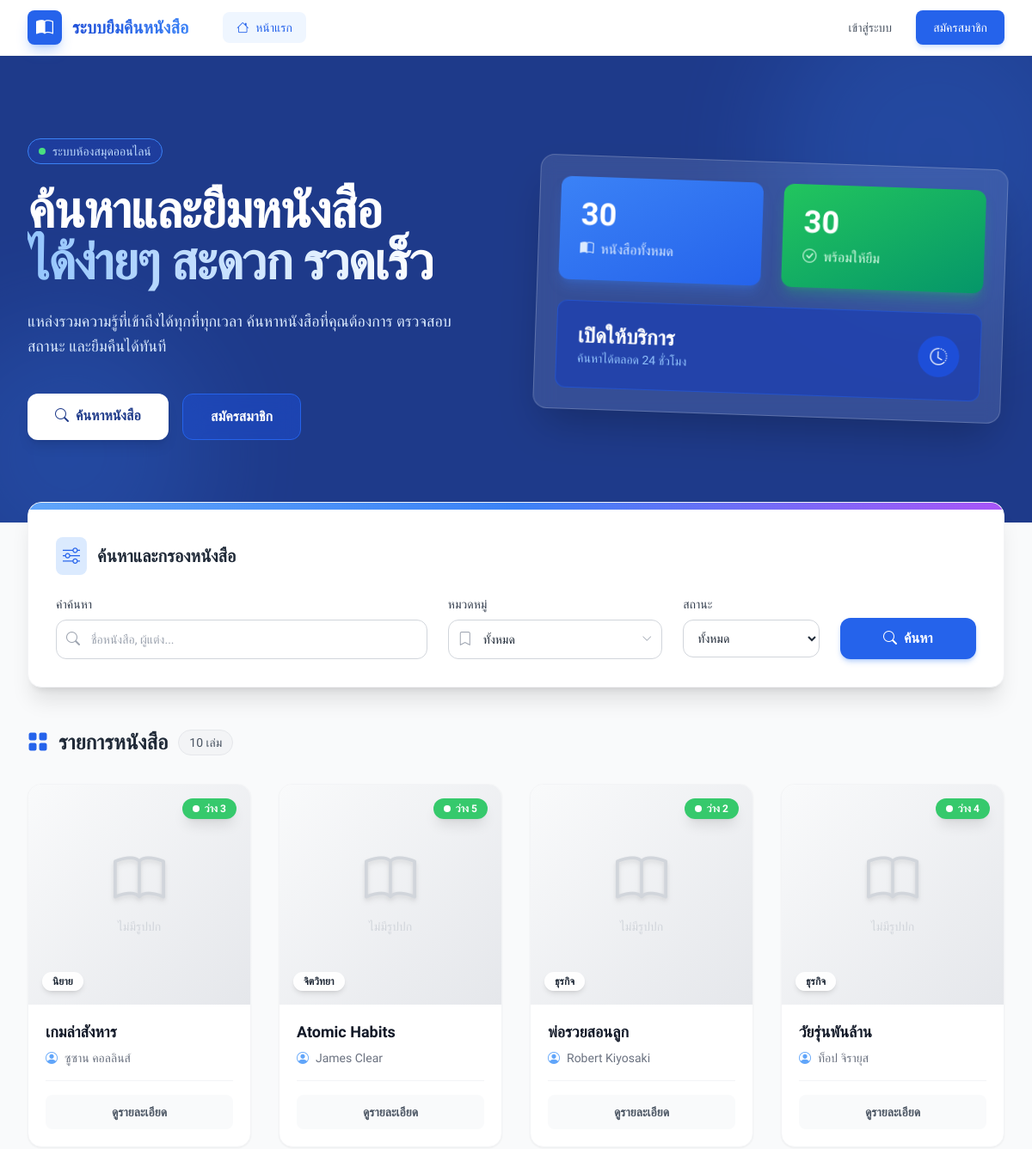
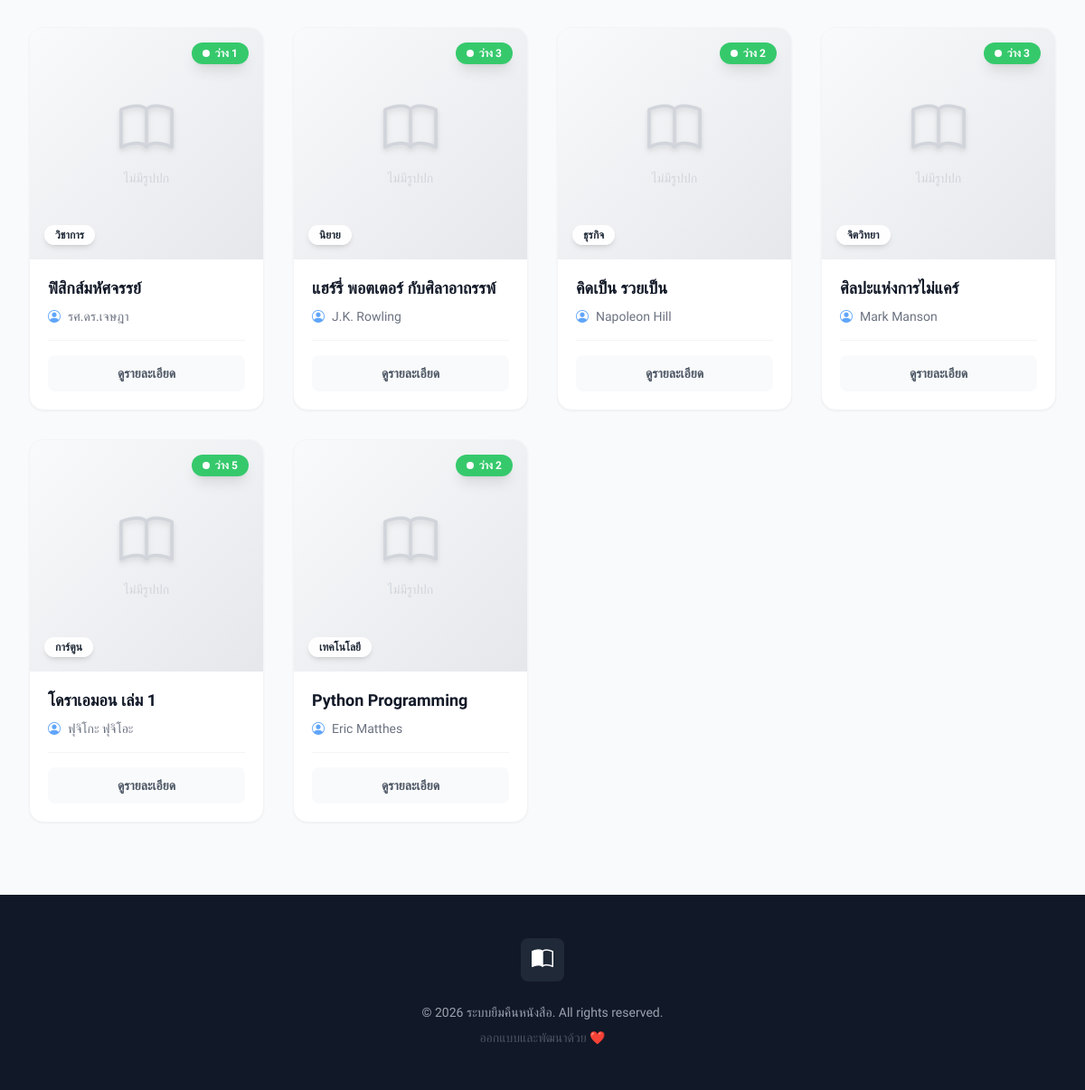
The page / on the database its author committed (2 pictures, top to bottom).
### tables this page shows
CREATE TABLE IF NOT EXISTS `books` (
    `id` INT AUTO_INCREMENT PRIMARY KEY,
    `title` VARCHAR(200) NOT NULL COMMENT 'ชื่อหนังสือ',
    `author` VARCHAR(100) NOT NULL COMMENT 'ผู้แต่ง',
    `isbn` VARCHAR(20) DEFAULT NULL COMMENT 'รหัส ISBN',
    `category_id` INT DEFAULT NULL COMMENT 'หมวดหมู่',
    `description` TEXT DEFAULT NULL COMMENT 'รายละเอียด',
    `cover_image` VARCHAR(255) DEFAULT NULL COMMENT 'ชื่อไฟล์รูปปก',
    `quantity` INT NOT NULL DEFAULT 1 COMMENT 'จำนวนทั้งหมด',
    `available` INT NOT NULL DEFAULT 1 COMMENT 'จำนวนที่ว่าง',
    `created_at` DATETIME DEFAULT CURRENT_TIMESTAMP,
    `updated_at` DATETIME DEFAULT CURRENT_TIMESTAMP ON UPDATE CURRENT_TIMESTAMP,
    INDEX `idx_available` (`available`),
    INDEX `idx_category` (`category_id`),
    FOREIGN KEY (`category_id`) REFERENCES `categories`(`id`) ON DELETE SET NULL ON UPDATE CASCADE
);

CREATE TABLE IF NOT EXISTS `categories` (
    `id` INT AUTO_INCREMENT PRIMARY KEY,
    `name` VARCHAR(100) NOT NULL UNIQUE COMMENT 'ชื่อหมวดหมู่',
    `created_at` DATETIME DEFAULT CURRENT_TIMESTAMP,
    `updated_at` DATETIME DEFAULT CURRENT_TIMESTAMP ON UPDATE CURRENT_TIMESTAMP
);

### bootstrap.php (called while the page is built, shortened)
<?php
require_once BASE_PATH . '/includes/functions.php';
spl_autoload_register(function (string $class) {
    $map = [
        'App\\Services\\' => BASE_PATH . '/app/Services/',
        'App\\Repositories\\' => BASE_PATH . '/app/Repositories/',
        'App\\Helpers\\' => BASE_PATH . '/app/Helpers/',
    ];
    foreach ($map as $prefix => $dir) {
        if (str_starts_with($class, $prefix)) {
            $relativeClass = substr($class, strlen($prefix));
            $file = $dir . str_replace('\\', '/', $relativeClass) . '.php';
            if (file_exists($file)) {
                return true;
            }
        }
    }
    return false;
});

### app/Services/HomeService.php (called while the page is built, shortened)
<?php
require_once __DIR__ . '/../Repositories/BookRepository.php';
require_once __DIR__ . '/../Repositories/CategoryRepository.php';
class HomeService
{
    private BookRepository $bookRepo;
    private CategoryRepository $categoryRepo;
    public function __construct(PDO $pdo)
    {
        $this->bookRepo = new BookRepository($pdo);
        $this->categoryRepo = new CategoryRepository($pdo);
    }
    public function getBooks(array $filters = []): array
    {
        $bookFilters = [];
        return [
            'books' => $this->bookRepo->findAll($bookFilters),
            'categories' => $this->categoryRepo->findAll()
        ];
    }
}

### app/Repositories/BookRepository.php (called while the page is built, shortened)
<?php
class BookRepository
{
    private PDO $pdo;
    public function __construct(PDO $pdo)
    {
        $this->pdo = $pdo;
    }
    public function findAll(array $filters = []): array
    {
        $where = [];
        $params = [];
        $whereSQL = !empty($where) ? 'WHERE ' . implode(' AND ', $where) : '';
        $stmt = $this->pdo->prepare("
            SELECT b.*, c.name as category_name
            FROM books b
            LEFT JOIN categories c ON b.category_id = c.id
            {$whereSQL}
            ORDER BY b.created_at DESC
        ");
        $stmt->execute($params);
        return $stmt->fetchAll();
    }
}

### app/Repositories/CategoryRepository.php (called while the page is built, shortened)
<?php
class CategoryRepository
{
    private PDO $pdo;
    public function __construct(PDO $pdo)
    {
        $this->pdo = $pdo;
    }
    public function findAll(): array
    {
        return $this->pdo->query("
            SELECT * FROM categories ORDER BY name
        ")->fetchAll();
    }
}

### includes/functions.php (called while the page is built, shortened)
<?php
function e(?string $string): string
{
    return htmlspecialchars($string ?? '', ENT_QUOTES, 'UTF-8');
}

### includes/book_grid.php (the view)
<?php if (empty($books)): ?>
    <div class="bg-white rounded-2xl shadow-sm border border-gray-200 p-16 text-center animate-fade-in-down">
        <div class="w-24 h-24 bg-gray-100 rounded-full flex items-center justify-center mx-auto mb-6 text-gray-400">
            <i class="bi bi-search" style="font-size: 3rem;"></i>
        </div>
        <h4 class="text-2xl font-bold text-gray-800 mb-2">ไม่พบหนังสือที่ค้นหา</h4>
        <p class="text-gray-500">ลองค้นหาด้วยคำอื่น หรือปรับเปลี่ยนตัวกรองของคุณใหม่</p>
    </div>
<?php else: ?>
    <div class="grid grid-cols-1 sm:grid-cols-2 lg:grid-cols-4 gap-8">
        <?php foreach ($books as $index => $book): ?>
            <div class="group bg-white rounded-2xl shadow-sm hover:shadow-xl hover:-translate-y-2 transition-all duration-300 border border-gray-100 overflow-hidden flex flex-col h-full animate-fade-in-up" style="animation-delay: <?= $index * 50 ?>ms">
                <div class="relative h-64 overflow-hidden bg-gray-100">
                    <?php if (!empty($book['cover_image'])): ?>
                        <img src="<?= APP_URL ?>/uploads/covers/<?= e($book['cover_image']) ?>"
                             class="w-full h-full object-cover transform group-hover:scale-110 transition-transform duration-500"
                             alt="<?= e($book['title']) ?>">
                    <?php else: ?>
                        <div class="flex flex-col items-center justify-center h-full text-gray-300 bg-gradient-to-br from-gray-50 to-gray-200">
                            <i class="bi bi-book text-6xl mb-3 drop-shadow-md"></i>
                            <span class="text-sm font-medium">ไม่มีรูปปก</span>
                        </div>
                    <?php endif; ?>
                    <div class="absolute top-4 right-4">
                        <?php if ($book['available'] > 0): ?>
                            <span class="px-3 py-1 bg-green-500/90 backdrop-blur-sm text-white text-xs font-bold rounded-full shadow-lg flex items-center">
                                <span class="w-2 h-2 bg-white rounded-full mr-1.5 animate-pulse"></span>
                                ว่าง <?= $book['available'] ?>
                            </span>
                        <?php else: ?>
                            <span class="px-3 py-1 bg-red-500/90 backdrop-blur-sm text-white text-xs font-bold rounded-full shadow-lg">
                                หมด
                            </span>
                        <?php endif; ?>
                    </div>
                    <div class="absolute bottom-4 left-4">
                        <span class="px-3 py-1 bg-white/90 backdrop-blur-md text-gray-800 text-xs font-bold rounded-full shadow-md">
                            <?= e($book['category_name'] ?? 'ไม่ระบุ') ?>
                        </span>
                    </div>
                </div>
                <div class="p-5 flex-1 flex flex-col">
                    <h5 class="text-lg font-bold text-gray-900 mb-2 line-clamp-2 leading-snug group-hover:text-primary-600 transition-colors" title="<?= e($book['title']) ?>">
                        <?= e($book['title']) ?>
                    </h5>
                    <p class="text-sm text-gray-500 mb-4 flex items-center">
                        <i class="bi bi-person-circle mr-2 text-primary-400"></i>
                        <?= e($book['author']) ?>
                    </p>
                    <div class="mt-auto pt-4 border-t border-gray-100">
                        <a href="book.php?id=<?= $book['id'] ?>" class="block w-full py-2.5 rounded-lg bg-gray-50 text-gray-600 text-center text-sm font-semibold hover:bg-primary-600 hover:text-white transition-colors">
                            ดูรายละเอียด
                        </a>
                    </div>
                </div>
            </div>
        <?php endforeach; ?>
    </div>
<?php endif; ?>

### rows shown on the page
books: shows "ไม่มีรูปปก", available "3", category.name "นิยาย", title "เกมล่าสังหาร", author "ซูซาน คอลลินส์"
books: shows "ไม่มีรูปปก", available "5", category.name "จิตวิทยา", title "Atomic Habits", author "James Clear"
books: shows "ไม่มีรูปปก", available "2", category.name "ธุรกิจ", title "พ่อรวยสอนลูก", author "Robert Kiyosaki"
books: shows "ไม่มีรูปปก", available "4", category.name "ธุรกิจ", title "วัยรุ่นพันล้าน", author "ท็อป จิรายุส"
books: shows "ไม่มีรูปปก", available "1", category.name "วิชาการ", title "ฟิสิกส์มหัศจรรย์", author "รศ.ดร.เจษฎา"
books: shows "ไม่มีรูปปก", available "3", category.name "นิยาย", title "แฮร์รี่ พอตเตอร์ กับศิลาอาถรรพ์", author "J.K. Rowling"
books: shows "ไม่มีรูปปก", available "2", category.name "ธุรกิจ", title "คิดเป็น รวยเป็น", author "Napoleon Hill"
books: shows "ไม่มีรูปปก", available "3", category.name "จิตวิทยา", title "ศิลปะแห่งการไม่แคร์", author "Mark Manson"
books: shows "ไม่มีรูปปก", available "5", category.name "การ์ตูน", title "โดราเอมอน เล่ม 1", author "ฟุจิโกะ ฟุจิโอะ"
books: shows "ไม่มีรูปปก", available "2", category.name "เทคโนโลยี", title "Python Programming", author "Eric Matthes"

### other values the page prints
$totalBooks "30"
$availableBooks "30"
count($books) "10"
APP_NAME "ระบบยืมคืนหนังสือ"
